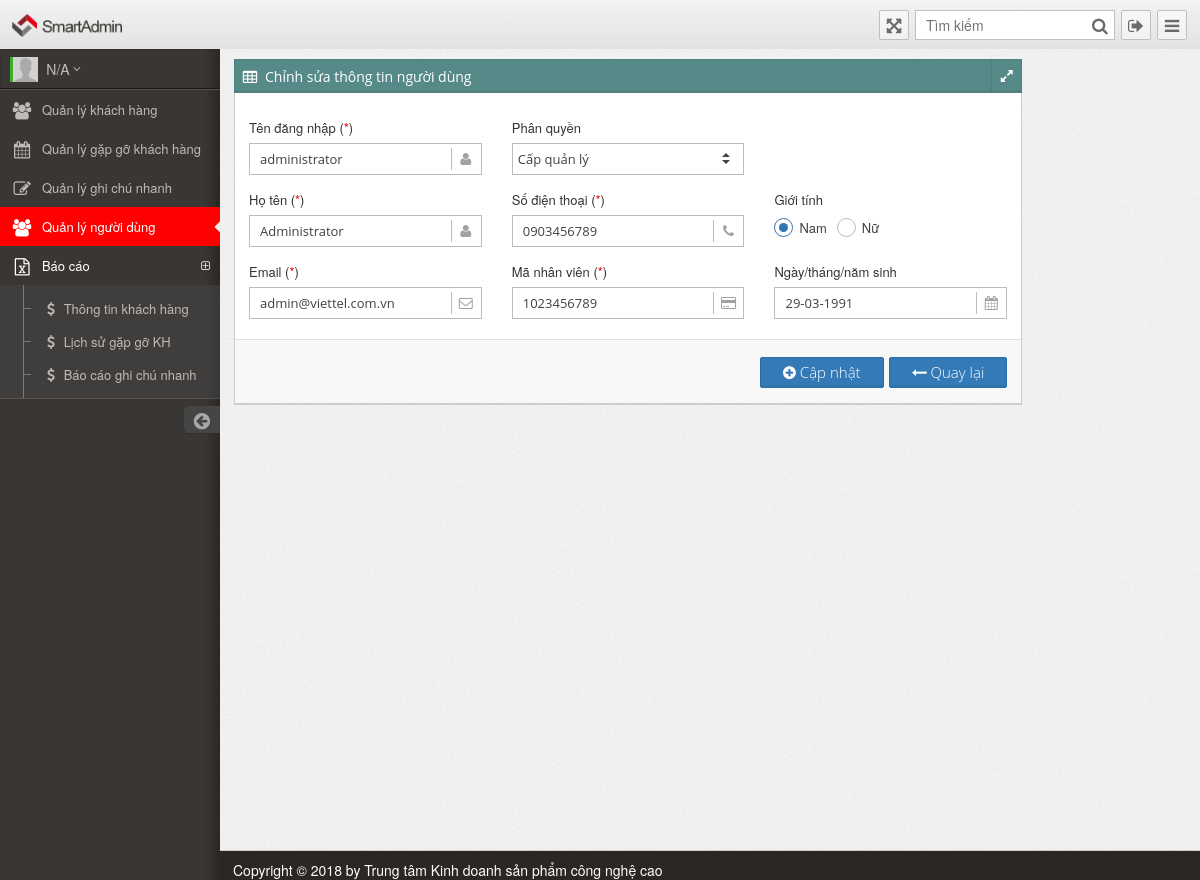
/mgmt_member/edit/2 (signed in), run on the app's committed database.
### tables this page shows
CREATE TABLE `tbl_member_level` (
  `username` varchar(50) NOT NULL,
  `password` varchar(50) NOT NULL,
  `id` int(11) NOT NULL,
  `gender` varchar(10) DEFAULT NULL,
  `phone` varchar(11) NOT NULL,
  `fullname` varchar(50) NOT NULL,
  `email` varchar(50) NOT NULL,
  `birthday` date NOT NULL,
  `identify` int(11) NOT NULL DEFAULT '0',
  `position` varchar(100) DEFAULT NULL,
  `permistion` tinyint(2) NOT NULL,
  `cdate` datetime NOT NULL,
  `mdate` date NOT NULL,
  `isactive` int(11) DEFAULT '1',
  `avatar` text
);

### libs/cls.template.php (called while the page is built, shortened)
 <?php
class CLS_TEMPLATE{
	public function WapperTem(){
		require_once(THIS_TEM_PATH.'home.php');
	}
	function loadComponent(){
		$com='';
		if(isset($_GET['com']))	$com=addslashes($_GET['com']);
		include(COM_PATH.'com_'.$com.'/layout.php');
	}
}
?>

### index.php (called while the page is built, shortened)
<?php
require_once(incl_path.'gffunction.php');
require_once(libs_path.'cls.mysql.php');
require_once(libs_path.'cls.template.php');
$tmp=new CLS_TEMPLATE();
$tmp->WapperTem();
?>

### libs/cls.mysql.php (called while the page is built, shortened)
<?php
class CLS_MYSQL{
	private $conn=NULL;
	private $rs;
	public function CLS_MYSQL(){
		$this->HOSTNAME=HOSTNAME;
		$this->USERNAME=DB_USERNAME;
		$this->PASSWORD=DB_PASSWORD;
	}
	private function connect(){
		$conn=@mysql_pconnect($this->HOSTNAME,$this->USERNAME,$this->PASSWORD);
		$this->conn=$conn;
		return true;
	}
	public function Query($sql){
		if($this->connect()){
			@$rs=mysql_query($sql,$this->conn);
			if($rs){
				$this->rs=$rs;
				return true;
			}
		}
		return false;
	}
	public function Fetch_Assoc(){
		return (@mysql_fetch_assoc($this->rs));
	}
}
?>

### components/com_members/tem/add.php (the view, shortened to what this page needs)
<?php
$objmysql=new CLS_MYSQL;
$username=$pass=$fullname=$phone=$email=$identify=$cbo_permistion=$gender=$birthday="";
if (isset($_GET['id'])) {
	$id=$_GET['id'];
	$sql="SELECT * FROM tbl_member_level WHERE id='$id'";
	$objmysql->Query($sql);
	if($objmysql->Num_rows()>0) {
		$rs=$objmysql->Fetch_Assoc();
		$username=$rs['username'];
		$fullname=$rs['fullname'];
		$phone=$rs['phone'];
		$email=$rs['email'];
		$identify=$rs['identify'];
		$birthday=strtotime($rs['birthday']);
	}
}
?>
<section class="" id="widget-grid">
	<div class="row">
		<article class="col-sm-12 col-md-10 col-lg-10">
			<div class="jarviswidget jarviswidget-color-teal" data-widget-editbutton="false" data-widget-colorbutton="false" data-widget-deletebutton="false" data-widget-togglebutton="false">
				<header>
					<span class="widget-icon"> <i class="fa fa-table"></i> </span>
					<?php if(isset($_GET['id'])) : ?>
						<h2>Chỉnh sửa thông tin người dùng</h2>
					<?php else : ?>
						<h2>Thêm mới người dùng</h2>
					<?php endif; ?>
				</header>
				<div role="content">
					<div class="widget-body no-padding">
						<form class="smart-form" id="form-register" method="POST" novalidate="novalidate" enctype="multipart/form-data" action="">
							<fieldset>
								<div class="row">
									<section class="col col-4">
										<label class="label">Tên đăng nhập (<span class="req">*</span>)</label>
										<label class="input">
											<i class="icon-append fa fa-user"></i>
											<input type="text" name="txt_username" id="txt_username" value="<?php echo $username;?>">
										</label>
									</section>
									<section class="col col-4">
										<label class="label">Phân quyền</label>
										<label class="select">
											<select name="cbo_permistion" id="cbo_permistion">
												<option value="1">Cấp quản lý</option>
											</select><i></i>
										</label>
									</section>
								</div>
								<div class="row">
									<section class="col col-4">
										<label class="label">Họ tên (<span class="req">*</span>)</label>
										<label class="input">
											<i class="icon-append fa fa-user"></i>
											<input type="text" name="txt_fullname" id="txt_fullname" value="<?php echo $fullname;?>">
										</label>
									</section>
									<section class="col col-4">
										<label class="label">Số điện thoại (<span class="req">*</span>)</label>
										<label class="input">
											<i class="icon-append fa fa-phone"></i>
											<input type="text" name="txt_phone" id="txt_phone" value="<?php echo $phone;?>" placeholder="098x xxx xxx">
										</label>
									</section>
									<section class="col col-4">
										<label class="label">Giới tính</label>
										<div class="inline-group">
											<label class="radio gender">
												<i></i>Nam</label>
											<label class="radio">
												<i></i>Nữ</label>
										</div>
									</section>
								</div>
								<div class="row">
									<section class="col col-4">
										<label class="label">Email (<span class="req">*</span>)</label>
										<label class="input">
											<i class="icon-append fa fa-envelope-o"></i>
												<input type="text" name="txt_email" value="<?php echo $email;?>" id="txt_email">
											</label>
									</section>
									<section class="col col-4">
										<label class="label">Mã nhân viên (<span class="req">*</span>)</label>
										<label class="input">
											<i class="icon-append fa fa-credit-card"></i>
											<input type="text" name="txt_identidy" id="txt_identidy" value="<?php echo $identify;?>" placeholder="">
										</label>
									</section>
									<section class="col col-4">
										<label class="label">Ngày/tháng/năm sinh</label>
										<label class="input">
											<i class="icon-append fa fa-calendar"></i>
												<input type="text" name="txt_birthday" value="<?php if (isset($_GET['id'])) { echo date('d-m-Y',$birthday);} ?>" id="txt_birthday" placeholder="Theo định dạng: DD-MM-YYYY">
											</label>
									</section>
								</div>
							</fieldset>
							<footer>
								<button type="button" class="btn btn-primary" onclick="backPage()"><i class="fa fa-long-arrow-left "></i> Quay lại</button>
								<button type="submit" name="i_submit" id="i_submit" class="btn btn-primary"><i class="fa fa-plus-circle"></i> <?php if(isset($_GET['id'])) echo "Cập nhật"; else echo "Thêm mới";?></button>
							</footer>
						</form>
					</div>
				</div>
			</div>
		</article>
	</div>
</section>

### templates/default/css/your_style.css (style rules this page uses)
.select i { margin-right: 3px !important; }

### components/com_members/tem/add.php (style rules this page uses)
.radio.gender { margin-right: 10px !important; }
.req { color: red; }

### data on the page
tbl_member_level: txt_username "administrator", txt_fullname "Administrator", txt_phone "0903456789", txt_email "admin@viettel.com.vn", txt_identidy "1023456789", txt_birthday "29-03-1991"

### other printed values
$fullname "N/A"
